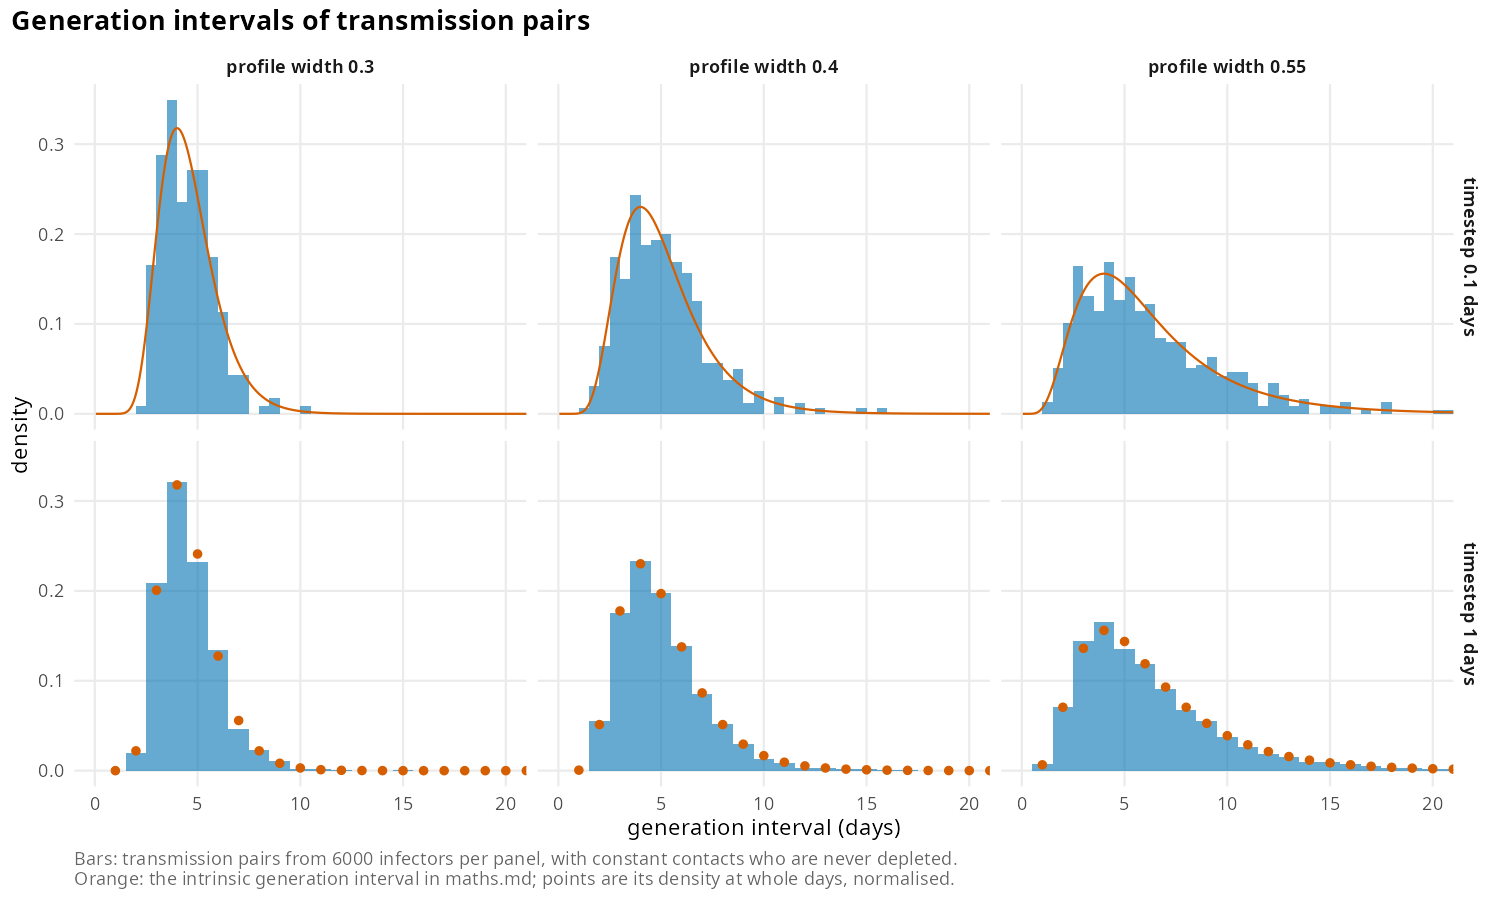

The script that drew this image:
# Expected: with constant contact and contacts who are never depleted, the
# generation intervals of transmission pairs follow the intrinsic
# generation interval, a lognormal with meanlog log(4) + width^2 and sdlog
# equal to the width (maths.md, eq-generation-interval), whatever the
# infectors' viral load levels, because the level scales the whole
# profile. Truncation at recovery removes a negligible tail. With
# timesteps of 0.1 days the distribution matches the lognormal closely.
# With timesteps of 1 day, transmission can only happen at whole days of
# time since infection, using the viral load at the start of each day, so
# the generation intervals are the lognormal density evaluated at whole
# days, normalised.

source("reports/theme.R")

draws <- read_draws("generation_intervals")
draws$width <- paste("profile width", draws$profile_width)
draws$timestep <- paste("timestep", draws$timestep_length, "days")

# the intrinsic generation interval, as a continuous density for timesteps
# of 0.1 days, and evaluated at whole days and normalised for timesteps of
# 1 day
continuous <- expand.grid(profile_width = unique(draws$profile_width),
                          time = seq(0.05, 30, by = 0.05))
continuous$density <- dlnorm(continuous$time,
                             meanlog = log(4) + continuous$profile_width ^ 2,
                             sdlog = continuous$profile_width)
continuous$timestep <- "timestep 0.1 days"
whole_days <- expand.grid(profile_width = unique(draws$profile_width),
                          time = 1:30)
whole_days$density <- dlnorm(whole_days$time,
                             meanlog = log(4) + whole_days$profile_width ^ 2,
                             sdlog = whole_days$profile_width)
whole_days$density <- whole_days$density /
  ave(whole_days$density, whole_days$profile_width, FUN = sum)
whole_days$timestep <- "timestep 1 days"
continuous$width <- paste("profile width", continuous$profile_width)
whole_days$width <- paste("profile width", whole_days$profile_width)

fine <- draws[draws$timestep_length == 0.1, ]
coarse <- draws[draws$timestep_length == 1, ]

figure <- ggplot() +
  geom_histogram(data = fine, aes(generation_interval,
                                  y = after_stat(density)),
                 binwidth = 0.5, boundary = 0, fill = figure_colours[1],
                 alpha = 0.6) +
  geom_histogram(data = coarse, aes(generation_interval,
                                    y = after_stat(density)),
                 binwidth = 1, center = 0, fill = figure_colours[1],
                 alpha = 0.6) +
  geom_line(data = continuous, aes(time, density),
            colour = figure_colours[2]) +
  geom_point(data = whole_days, aes(time, density),
             colour = figure_colours[2]) +
  facet_grid(timestep ~ width) +
  coord_cartesian(xlim = c(0, 20)) +
  labs(x = "generation interval (days)", y = "density",
       title = "Generation intervals of transmission pairs",
       caption = paste(
         "Bars: transmission pairs from 6000 infectors per panel, with",
         "constant contacts who are never depleted.",
         "\nOrange: the intrinsic generation interval in maths.md;",
         "points are its density at whole days, normalised."
       ))
save_figure(figure, "generation_intervals", width = 10, height = 6)
